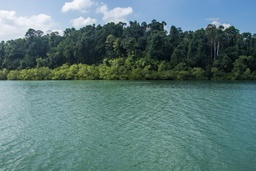
#> input picture images/andaman.jpg, 256 x 171 px, shrunk from 2100 x 1400 before the run; its folder holds only this picture in this run
$ python seam_v1.py images/andaman.jpg out.png
#> lines starting #> are read from the running program, lines starting #| are printed output that depends on the picture
### utils.py
"""
A set of utilities that are helpful for working with images. These are utilities
needed to actually apply the seam carving algorithm to images, but because they
aren't core the algorithm, they are implemented for you.
"""


from PIL import Image


class Color:
    """
    A simple class representing an RGB value.
    """

    def __init__(self, r, g, b):
        self.r = r
        self.g = g
        self.b = b

    def __repr__(self):
        return f'Color({self.r}, {self.g}, {self.b})'

    def __str__(self):
        return repr(self)


def read_image_into_array(filename):
    """
    Read the given image into a 2D array of pixels. The result is an array,
    where each element represents a row. Each row is an array, where each
    element is a color.

    See: Color
    """
#> called with filename = 'images/andaman.jpg'

    img = Image.open(filename, 'r')
#> img is the input picture: PIL image 256x171 RGB; mean R, G, B 92.1, 122.2, 121.6
    w, h = img.size
#> w = 256; h = 171

    pixels = list(Color(*pixel) for pixel in img.getdata())
#> pixels = 43776 items
    return [pixels[n:(n + w)] for n in range(0, w * h, w)]


def write_array_into_image(pixels, filename):
    """
    Write the given 2D array of pixels into an image with the given filename.
    The input pixels are represented as an array, where each element is a row.
    Each row is an array, where each element is a color.

    See: Color
    """

    h = len(pixels)
    w = len(pixels[0])

    img = Image.new('RGB', (w, h))

    output_pixels = img.load()
    for y, row in enumerate(pixels):
        for x, color in enumerate(row):
            output_pixels[x, y] = (color.r, color.g, color.b)

    img.save(filename)

### energy.py
"""
The first step in the seam carving algorithm: computing the energy of an image.

Usage:  python3 energy.py surfer.jpg surfer-energy.png
"""


import sys
from typing import List

from utils import Color, read_image_into_array, write_array_into_image


def energy_at(pixels:list[Color], x:int, y:int) -> int:
    """
    Compute the energy of the image at the given (x, y) position.

    The energy of the pixel is determined by looking at the pixels surrounding
    the requested position. In the case the requested position is at the edge
    of the image, the current position is used whenever a "surrounding position"
    would go out of bounds.

    Params:
    pixels: 2D List of Color objects.
    x: x coordinate of pixel under consideration.
    y: y coordinate of pixel under consideration.

    Return: Energy at the coordinate location.
    """


    pixelx1 = pixels[max(0, x - 1)][y]
    pixelx2 = pixels[min(len(pixels) - 1, x + 1)][y]
    pixely1 = pixels[x][max(0, y - 1)]
    pixely2 = pixels[x][min(len(pixels[0]) - 1, y + 1)]

    r1x,g1x,b1x = pixelx1.r, pixelx1.g, pixelx1.b
    r2x,g2x,b2x = pixelx2.r, pixelx2.g, pixelx2.b
    r1y,g1y,b1y = pixely1.r, pixely1.g, pixely1.b
    r2y,g2y,b2y = pixely2.r, pixely2.g, pixely2.b

    dx = (r1x - r2x) ** 2 + (b1x - b2x) ** 2 + (g1x - g2x) ** 2
    dy = (r1y - r2y) ** 2 + (b1y - b2y) ** 2 + (g1y - g2y) ** 2


    return dx + dy

def compute_energy(pixels:List[List[Color]], metric:str = 'gradient') -> List[List[int]]:
    """
    Compute the energy of the image at every pixel. Should use the `energy_at`
    function to actually compute the energy at any single position.

    Params:
    pixels: 2D List of Color objects.
    metric: String indicating metric of energy calculation.

    Return: 2D List of numbers, each representing the energy value at the corresponding position.
    """

    energy_data = []

    if metric == 'gradient':

        for i, r in enumerate(pixels):

            energy = []

            for j, _ in enumerate(r):

                energy.append(energy_at(pixels, i, j))

            energy_data.append(energy)

    return energy_data


# [33 lines left out: function energy_data_to_colors, not called in this run]


# [17 lines that do not run on import are left out]

### seam_v1.py
"""
The second step in the seam carving algorithm: finding the energy of the lowest-
energy seam in an image. In this version of the algorithm, only the energy value
of the seam is determined. However, this version of the algorithm still forms
the basis of overall seam carving process.

If you run this module in isolation, the location of the _end_ of the seam will
be visualized:

    python3 seam_v1.py surfer.jpg surfer-seam-energy-v1.png
"""


import sys

from energy import compute_energy
from utils import Color, read_image_into_array, write_array_into_image


def compute_vertical_seam_v1(energy_data:list[Color]) -> tuple[int, int]:
    """
    Find the lowest-energy vertical seam given the energy of each pixel in the
    input image. The image energy should have been computed before by the
    `compute_energy` function in the `energy` module.

    This is the first version of the seam finding algorithm. You will implement
    the recurrence relation directly, outputting the energy of the lowest-energy
    seam and the x-coordinate where that seam ends.

    This is one of the functions you will need to implement. Expected return
    value: a tuple with two values:

      1. The x-coordinate where the lowest-energy seam ends.
      2. The total energy of that seam.
    """

    M = []

    for i, row in enumerate(energy_data):
        m = []

        if i == 0:
            M.append(energy_data[i])
            continue

        for j, energy in enumerate(row):
            m.append(energy + min(M[-1][max(j - 1, 0)], M[-1][j], M[-1][min(j + 1, len(row) - 1)]))

        M.append(m)

    return (M[-1].index(min(M[-1])), min(M[-1]))


def visualize_seam_end_on_image(pixels, end_x):
    """
    Draws a red box at the bottom of the image at the specified x-coordinate.
    This is done to visualize approximately where a vertical seam ends.

    This is NOT one of the functions you have to implement.
    """

    h = len(pixels)
    w = len(pixels[0])

    new_pixels = [[p for p in row] for row in pixels]

    min_x = max(end_x - 5, 0)
    max_x = min(end_x + 5, w - 1)

    min_y = max(h - 11, 0)
    max_y = h - 1

    for y in range(min_y, max_y + 1):
        for x in range(min_x, max_x + 1):
            new_pixels[y][x] = Color(255, 0, 0)

    return new_pixels


if __name__ == '__main__':
    if len(sys.argv) != 3:
        print(f'USAGE: {__file__} <input> <output>')
        sys.exit(1)

    input_filename = sys.argv[1]
    output_filename = sys.argv[2]

    print(f'Reading {input_filename}...')
    pixels = read_image_into_array(input_filename)
#> pixels = 171 items

    print('Computing the energy...')
    energy_data = compute_energy(pixels)
#> the loop in compute_energy, `for i, r in enumerate(pixels): ` made 171 passes

    print('Finding the lowest-energy seam...')
    min_end_x, min_seam_energy = compute_vertical_seam_v1(energy_data)

    print(f'Saving {output_filename}')
    visualized_pixels = visualize_seam_end_on_image(pixels, min_end_x)
    write_array_into_image(visualized_pixels, output_filename)
#> in write_array_into_image, `img = Image.new('RGB', (w, h))`: img: PIL image 256x171 RGB; every value is 0
#> in write_array_into_image, `img.save(filename)`:
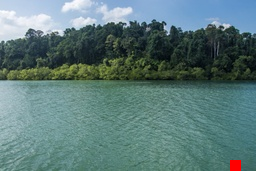
#> saved as out.png: PIL image 256x171 RGB; mean R, G, B 92.6, 121.9, 121.3

    print()
    print(f'Minimum seam energy was {min_seam_energy} at x = {min_end_x}')
#| Minimum seam energy was 57619 at x = 235

$ run again, on images/arch.jpg
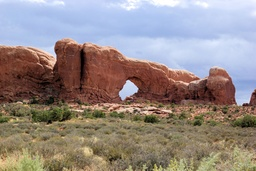
#> input picture images/arch.jpg, 256 x 171 px, shrunk from 1920 x 1285 before the run
#> in read_image_into_array, img is the input picture: PIL image 256x171 RGB; mean R, G, B 148.8, 137.7, 134.6
#> in read_image_into_array, `pixels = list(Color(*pixel) for pixel in img.getdata())`: pixels = 43776 items
#> `pixels = read_image_into_array(input_filename)`: pixels = 171 items
#> the loop in compute_energy, `for i, r in enumerate(pixels): ` made 171 passes
#> img: PIL image 256x171 RGB; every value is 0
#> in write_array_into_image, `img.save(filename)`:
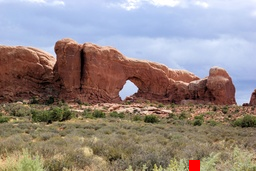
#> saved as out.png: PIL image 256x171 RGB; mean R, G, B 149.2, 137.4, 134.3
#| Minimum seam energy was 94759 at x = 194
